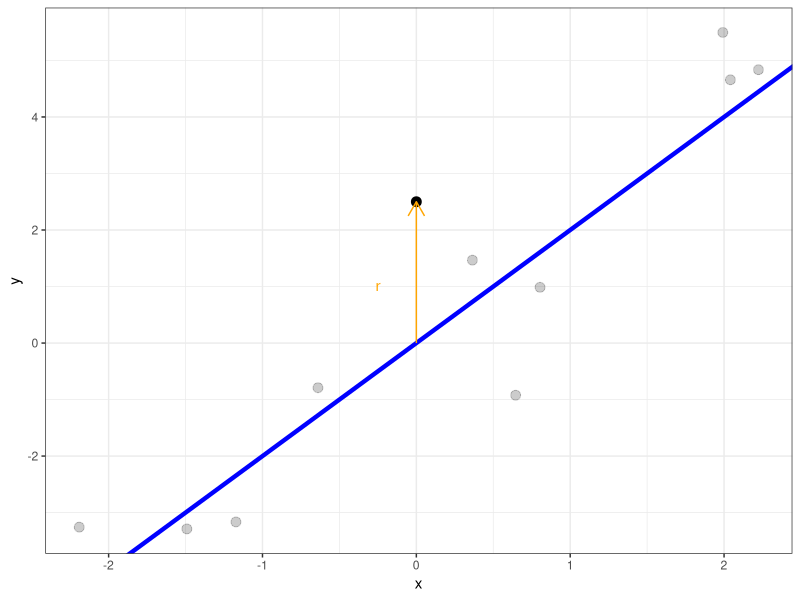
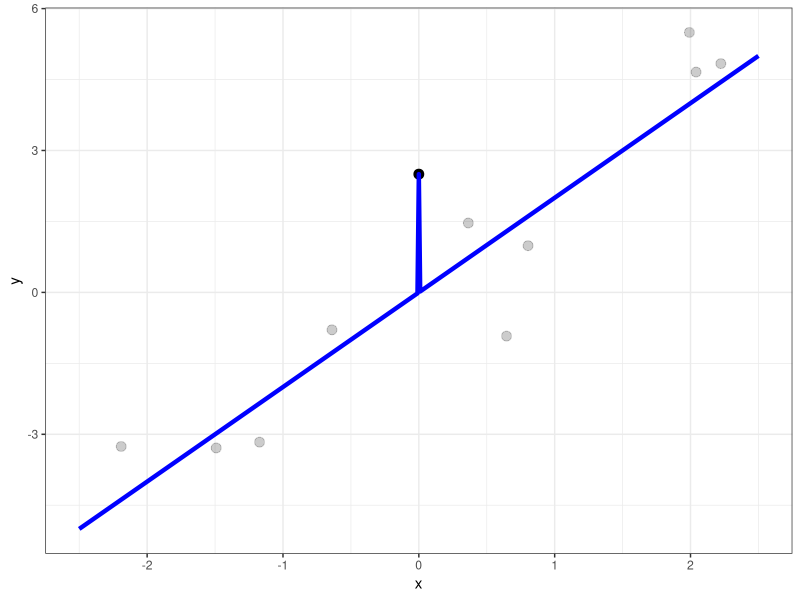
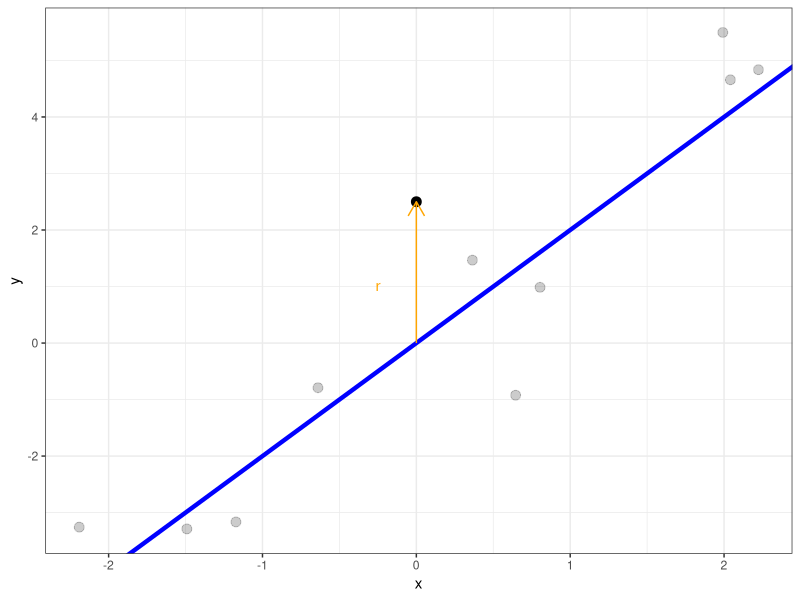
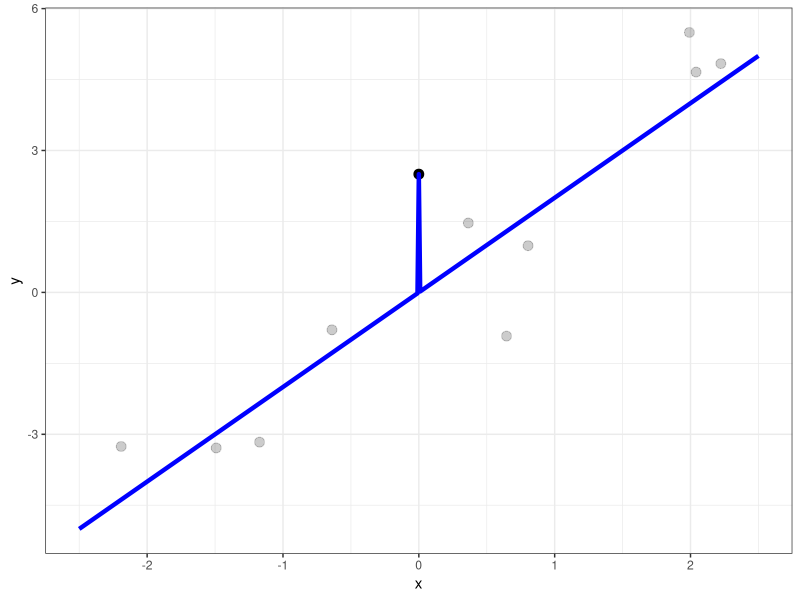

Source code (R) for these figures, in order:
library(ggplot2)

theme_set(theme_bw())

set.seed(1)
df = data.frame(x = runif(10, -2.5, 2.5), type = FALSE)

df$y = 2 * df$x + rnorm(nrow(df))
df = rbind(df, data.frame(x = 0, type = TRUE, y = 2.5))

p = ggplot() + geom_point(data = df[!df$type, ], aes(x = x, y = y), alpha = 0.2, size = 3)
p = p + geom_abline(intercept = 0, slope = 2, colour = "blue", size = 1.5)
p = p + geom_point(data = df[df$type, ], aes(x = x, y = y), size = 3) 
p = p + geom_segment(aes(x = 0, xend = 0, y = 0, yend = 2.5), colour = "orange", arrow = arrow(length = unit(0.03, "npc")))
p = p + annotate("text", x = -0.25, y = 1, label = "r", colour = "orange", parse = TRUE)
p

ggsave("figure_man/pseudo_residual_1.png", width = 3, height = 2)


df2 = data.frame(x = seq(-2.5, 2.5, by = 0.01))
df2$y = 2 * df2$x
df2[df2$x == 0, ]$y = 2.5

p = ggplot() + geom_point(data = df[!df$type, ], aes(x = x, y = y), alpha = 0.2, size = 3)
p = p + geom_point(data = df[df$type, ], aes(x = x, y = y), size = 3) 
p = p + geom_line(data = df2, aes(x = x, y = y), colour = "blue", size = 1.5)
p

ggsave("figure_man/pseudo_residual_2.png", width = 3, height = 2)
